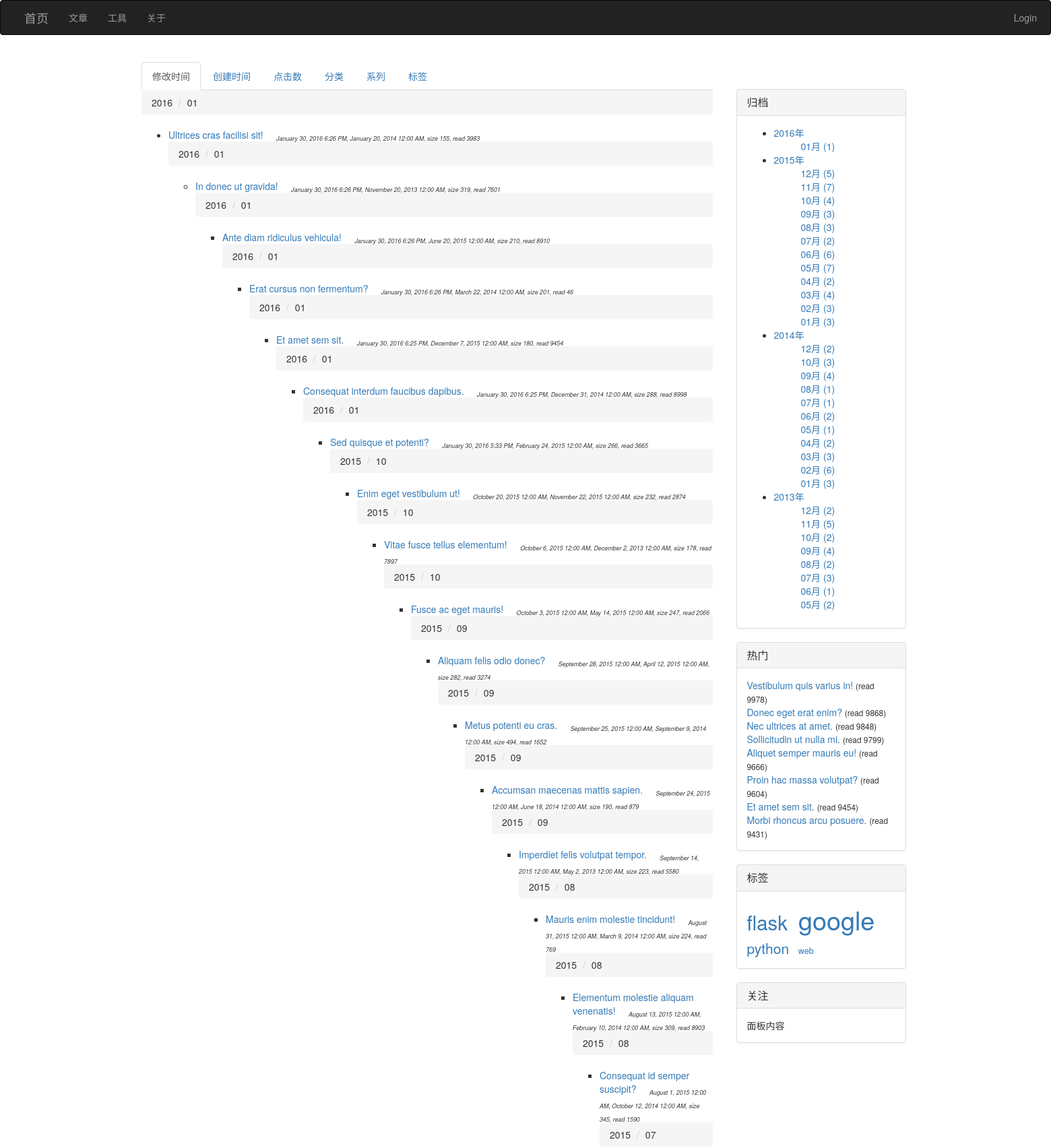
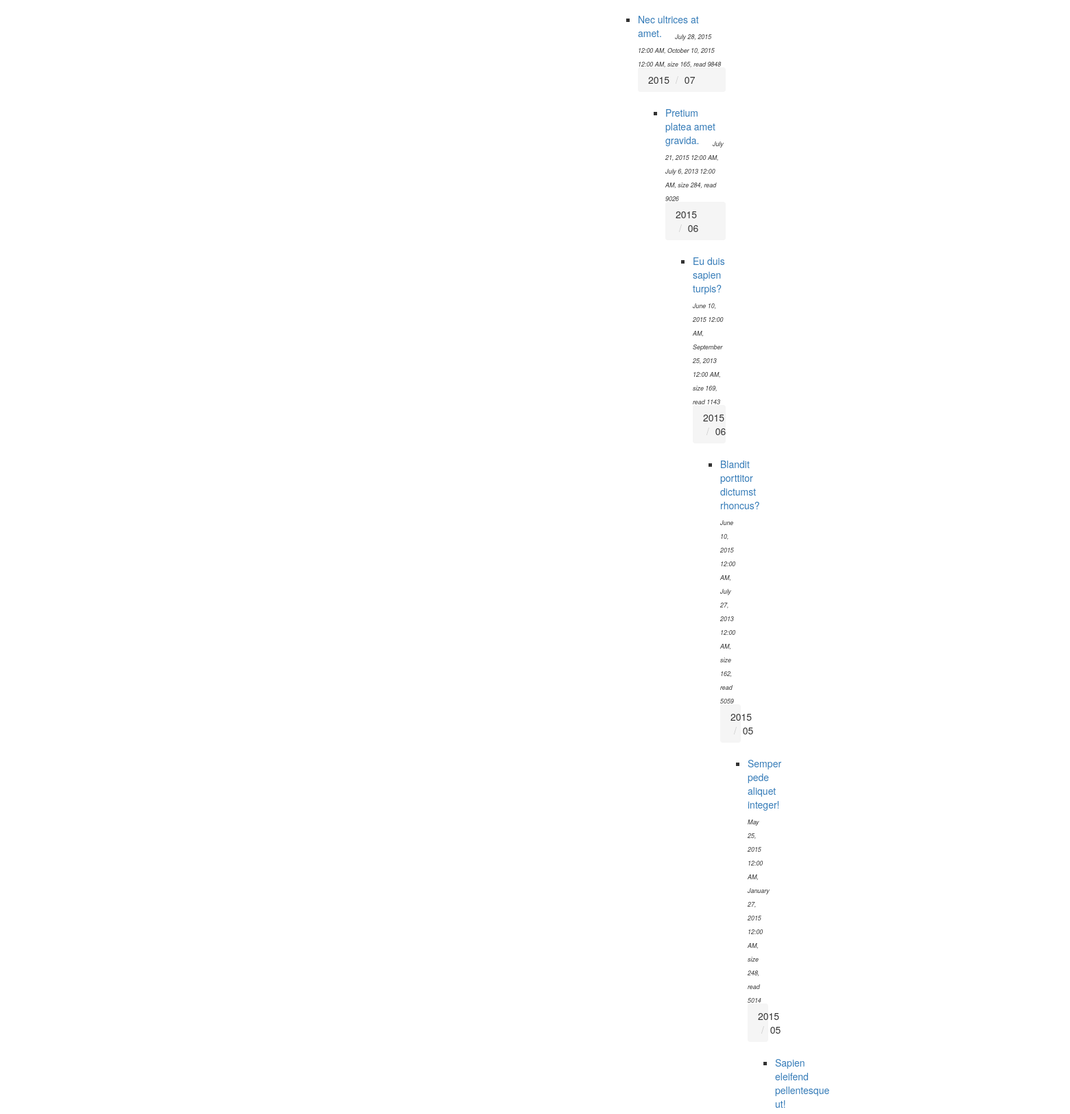
The page /articles (upper part) on the database its author committed (2 pictures, top to bottom).
### main.py (models this page shows, shortened)
class Article(db.Model):
    __tablename__ = 'articles'
    id = db.Column(db.Integer, primary_key=True)
    title = db.Column(db.Unicode(128), unique=True, index=True, nullable=False)
    content = db.Column(db.UnicodeText)
    content_size = db.Column(db.Integer)
    time_created = db.Column(db.DateTime, index=True, default=datetime.now())
    time_modified = db.Column(db.DateTime, index=True, default=datetime.now())
    read_count = db.Column(db.Integer)
    private = db.Column(db.Boolean) # non-public, or hidden
    category_id = db.Column(db.Integer, db.ForeignKey('categories.id'))
    series_id = db.Column(db.Integer, db.ForeignKey('series.id'), nullable=True) # could be null
    tags = db.Column(db.Unicode(256), index=True, nullable=True) # space separated tag worlds

### main.py (the view, shortened to what this page needs)
@app.route('/articles')
def articles():
    if session.get('articles_orders') is None:
        session['articles_orders'] = {
                'time_modified': 0,
                'time_created': 0,
                'read_count': 0,
                'content_size': 0,
                'category': 0,
                'series': 0,
                'tag': 0
            }
    articles = empty_metas = tags_cache = None
    by = request.args.get('by') or 'time_modified'   # make 'time_modified' default
    if by == 'time_modified':
        articles = Article.query.order_by(Article.time_modified.desc()).all()
    elif by == 'time_created':
        articles = Article.query.order_by(Article.time_created.desc()).all()
    elif by == 'read_count':
        articles = Article.query.order_by(Article.read_count).all()
        articles.reverse()
    elif by == 'content_size':
        articles = Article.query.order_by(Article.content_size).all()
    elif by == 'tag':
        tags_cache = update_tags_cache(reverse=session['articles_orders'][by])
    else:
        return page_not_found(Exception("Invalid list condition"))
    if by != 'tag' and session['articles_orders'][by]:
            articles.reverse()
    session['articles_orders'][by] = 1 - session['articles_orders'][by]
    return render_template('articles.html', articles=articles, by=by,
                            empty_metas=empty_metas, tags_cache=tags_cache)

### main.py (called while the page is built)
def update_tags_cache(articles=None, reverse=False):
    tags = {}
    if not articles:
        articles = Article.query.order_by(Article.title).all()
    for article in articles:
        if not article.tags:
            continue
        for tag in article.tags.split():
            tags.setdefault(tag, set())
            tags[tag].add(article)
    return sorted(tags.items(), reverse=reverse) # _list_ of item: ('tag', {1, 2, 4})

### templates/articles.html (shortened to what this page needs)
{% extends 'base.html' %}
{% block page_content %}
<div>
    <ul class="nav nav-tabs">
        <li{% if by == 'time_modified' %} class="active"{% endif %}>
            <a href="{{ url_for('articles', by="time_modified") }}">修改时间</a>
        </li>
        <li{% if by == 'time_created' %} class="active"{% endif %}>
            <a href="{{ url_for('articles', by="time_created") }}">创建时间</a>
        </li>
        <li{% if by == 'read_count' %} class="active"{% endif %}>
            <a href="{{ url_for('articles', by="read_count") }}">点击数</a>
        </li>
        <li{% if by == 'category' %} class="active"{% endif %}>
            <a href="{{ url_for('articles', by="category") }}">分类</a>
        </li>
        <li{% if by == 'series' %} class="active"{% endif %}>
            <a href="{{ url_for('articles', by="series") }}">系列</a>
        </li>
        <li{% if by == 'tag' %} class="active"{% endif %}>
            <a href="{{ url_for('articles', by="tag") }}">标签</a>
        </li>
    </ul>
</div>
<div>
{% if by != 'tag' %}
{% set prev = None %}
{% for article in articles %}
{% if by == 'time_modified' %}
    {% if article.time_modified.month != prev %}
        <ol class="breadcrumb"><a name="{{ article.time_modified.year }}-{{ article.time_modified.month }}"></a>
            <li>{{ article.time_modified.year }}</li>
            <li>{{ "%02d"|format(article.time_modified.month) }}</li>
        </ol>
            <ul class="list">
        {% set prev = article.time_modified.month %}
    {% endif %}
{% endif %}
                <li>
                    <a href="{{ url_for('article', id=article.id) }}">{{ article.title }}</a>&nbsp;&nbsp;&nbsp;&nbsp;
                    <sub><small><cite>
                        {{ moment(article.time_modified).format('LLL') }},
                        {{ moment(article.time_created).format('LLL') }},
                        size {{ article.content_size }},
                        read {{ article.read_count }}
                    </cite></small></sub>
                </li>
{% endfor %}
{% endif %}
</div>
{% endblock %}

### templates/_macros.html (shortened to what this page needs)
{% macro widget_archive(data, endpoint) %}
<div class="panel panel-default">
    <div class="panel-heading">
        <h3 class="panel-title">归档</h3>
    </div>
    <div class="panel-body">
        <ul>
            {% for year, months in data.items() %}
            <li>
                <a href='#'>{{ year }}年</a>
                {% for month, num in months.items() %}
                <ul>
                    <li style="list-style-type: none">
                        <a href="{{ url_for(endpoint, by='time_created') }}#{{ year }}-{{ month }}">
                            {{ "%02d"|format(month) }}月 ({{ num }})
                        </a>
                    </li>
                </ul>
                {% endfor %}
            </li>
            {% endfor %}
        </ul>
    </div>
</div>
{% endmacro %}
{% macro widget_popular(data, endpoint) %}
<div class="panel panel-default">
    <div class="panel-heading">
        <h3 class="panel-title">热门</h3>
    </div>
    <div class="panel-body">
        {% for article in data %}
        <a href="{{ url_for(endpoint, id=article.id) }}">{{ article.title }}</a> <small>(read {{ article.read_count }})</small><br>
        {% endfor %}
    </div>
</div>
{% endmacro %}
{% macro widget_tags(data, endpoint) %}
    {% set num_min, num_max = data[0] %}
    {% set font_min, font_max = (90, 270) %}
    {% if num_min == num_max or num_min == -1 %}
    {%      set size_ratio = 0 %}
    {% else %}
    {%      set size_delta = ((font_max - font_min) // (num_max - num_min)) %}
    {% endif %}
<div class="panel panel-default">
    <div class="panel-heading">
        <h3 class="panel-title">标签</h3>
    </div>
    <div class="panel-body">
        {% for tag_data in data[1:] %}
        <a href="{{ url_for(endpoint, by='tag') }}#{{ tag_data[0] }}">
            <span style="font-size:{{ (tag_data[1] - num_min) * size_delta + font_min }}%">{{ tag_data[0] }}<span>
        </a>&nbsp;
        {% endfor %}
    </div>
</div>
{% endmacro %}

### rows shown on the page
Article: time_modified.year "2016", time_modified.month "01", title "Ultrices cras facilisi sit!", time_modified "January 30, 2016 6:26 PM", time_created "January 20, 2014 12:00 AM", content_size "155", read_count "3983"
Article: time_modified.year "2016", time_modified.month "01", title "In donec ut gravida!", time_modified "January 30, 2016 6:26 PM", time_created "November 20, 2013 12:00 AM", content_size "319", read_count "7601"
Article: time_modified.year "2016", time_modified.month "01", title "Ante diam ridiculus vehicula!", time_modified "January 30, 2016 6:26 PM", time_created "June 20, 2015 12:00 AM", content_size "210", read_count "8910", tags "google"
Article: time_modified.year "2016", time_modified.month "01", title "Erat cursus non fermentum?", time_modified "January 30, 2016 6:26 PM", time_created "March 22, 2014 12:00 AM", content_size "201", read_count "46"
Article: time_modified.year "2016", time_modified.month "01", title "Et amet sem sit.", time_modified "January 30, 2016 6:25 PM", time_created "December 7, 2015 12:00 AM", content_size "180", read_count "9454", tags "flask"
Article: time_modified.year "2016", time_modified.month "01", title "Consequat interdum faucibus dapibus.", time_modified "January 30, 2016 6:25 PM", time_created "December 31, 2014 12:00 AM", content_size "288", read_count "8998"
Article: time_modified.year "2016", time_modified.month "01", title "Sed quisque et potenti?", time_modified "January 30, 2016 5:33 PM", time_created "February 24, 2015 12:00 AM", content_size "266", read_count "3665"
Article: time_modified.year "2015", time_modified.month "10", title "Enim eget vestibulum ut!", time_modified "October 20, 2015 12:00 AM", time_created "November 22, 2015 12:00 AM", content_size "232", read_count "2874"
Article: time_modified.year "2015", time_modified.month "10", title "Vitae fusce tellus elementum!", time_modified "October 6, 2015 12:00 AM", time_created "December 2, 2013 12:00 AM", content_size "178", read_count "7897"
Article: time_modified.year "2015", time_modified.month "10", title "Fusce ac eget mauris!", time_modified "October 3, 2015 12:00 AM", time_created "May 14, 2015 12:00 AM", content_size "247", read_count "2066"
Article: time_modified.year "2015", time_modified.month "09", title "Aliquam felis odio donec?", time_modified "September 28, 2015 12:00 AM", time_created "April 12, 2015 12:00 AM", content_size "282", read_count "3274"
Article: time_modified.year "2015", time_modified.month "09", title "Metus potenti eu cras.", time_modified "September 25, 2015 12:00 AM", time_created "September 9, 2014 12:00 AM", content_size "494", read_count "1652"
Article: time_modified.year "2015", time_modified.month "09", title "Accumsan maecenas mattis sapien.", time_modified "September 24, 2015 12:00 AM", time_created "June 18, 2014 12:00 AM", content_size "190", read_count "879"
Article: time_modified.year "2015", time_modified.month "09", title "Imperdiet felis volutpat tempor.", time_modified "September 14, 2015 12:00 AM", time_created "May 2, 2013 12:00 AM", content_size "223", read_count "5580"
Article: time_modified.year "2015", time_modified.month "08", title "Mauris enim molestie tincidunt!", time_modified "August 31, 2015 12:00 AM", time_created "March 9, 2014 12:00 AM", content_size "224", read_count "769"
Article: time_modified.year "2015", time_modified.month "08", title "Elementum molestie aliquam venenatis!", time_modified "August 13, 2015 12:00 AM", time_created "February 10, 2014 12:00 AM", content_size "309", read_count "8903"
Article: time_modified.year "2015", time_modified.month "08", title "Consequat id semper suscipit?", time_modified "August 1, 2015 12:00 AM", time_created "October 12, 2014 12:00 AM", content_size "345", read_count "1590"
Article: time_modified.year "2015", time_modified.month "07", title "Nec ultrices at amet.", time_modified "July 28, 2015 12:00 AM", time_created "October 10, 2015 12:00 AM", content_size "165", read_count "9848"
Article: time_modified.year "2015", time_modified.month "07", title "Pretium platea amet gravida.", time_modified "July 21, 2015 12:00 AM", time_created "July 6, 2013 12:00 AM", content_size "284", read_count "9026"
Article: time_modified.year "2015", time_modified.month "06", title "Eu duis sapien turpis?", time_modified "June 10, 2015 12:00 AM", time_created "September 25, 2013 12:00 AM", content_size "169", read_count "1143"
Article: time_modified.year "2015", time_modified.month "06", title "Blandit porttitor dictumst rhoncus?", time_modified "June 10, 2015 12:00 AM", time_created "July 27, 2013 12:00 AM", content_size "162", read_count "5059"
Article: time_modified.year "2015", time_modified.month "05", title "Semper pede aliquet integer!", time_modified "May 25, 2015 12:00 AM", time_created "January 27, 2015 12:00 AM", content_size "248", read_count "5014"
Article: time_modified.year "2015", time_modified.month "05", title "Sapien eleifend pellentesque ut!"
Article: title "Vestibulum quis varius in!", read_count "9978"
Article: title "Donec eget erat enim?", read_count "9868"
Article: title "Sollicitudin ut nulla mi.", read_count "9799"
Article: title "Aliquet semper mauris eu!", read_count "9666"
Article: title "Proin hac massa volutpat?", read_count "9604"
Article: title "Morbi rhoncus arcu posuere.", read_count "9431"

### other values the page prints
{{ year }} "2016" "2015" "2014" "2013"
{{ "%02d"|format(month) }} "01" "12" "11" "10" "09" "08" "07" "06" "05" "04" "03" "02" "01" "12" "10" "09" "08" "07" "06" "05" "04" "03" "02" "01" "12" "11" "10" "09" "08" "07" "06" "05"
{{ num }} "1" "5" "7" "4" "3" "3" "2" "6" "7" "2" "4" "3" "3" "2" "3" "4" "1" "1" "2" "1" "2" "3" "6" "3" "2" "5" "2" "4" "2" "3" "1" "2"
{{ tag_data[0] }} "python" "web"
